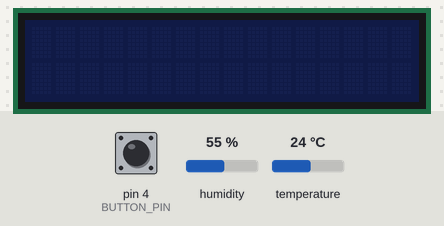
Simulated run of this sketch. Board: Arduino Uno, built with avr-gcc and run on an emulated ATmega328P. Shown: 16×2 character LCD. The test bench sets the inputs (shaded band); at power-on: pin 4 (BUTTON_PIN) HIGH, humidity 55 %, temperature 24 °C.

Above: at 1.2 s.
1.3 s: pin 4 (BUTTON_PIN) pulled LOW for 0.15 s
At 2.1 s:
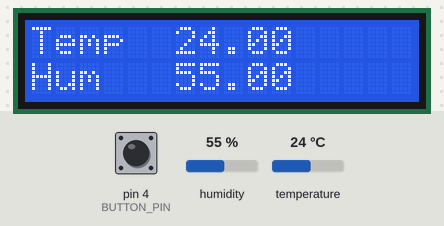
7.4 s: pin 4 (BUTTON_PIN) pulled LOW for 1 s
11.4 s: pin 4 (BUTTON_PIN) pulled LOW for 3.2 s
Timing chart, 0 to 14.4 s (numbered marks = the images above; inputs shaded):
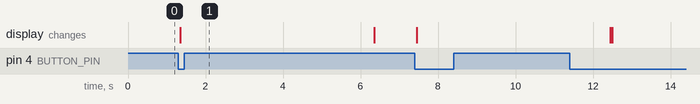

The sketch:

TempHumDisplay.ino
```cpp
// Temperature and Humidity Display v1.0
// Uses 16x2 LCD Display with YwRobot Arduino LCM1602 IIC V1 I2C backpack
// Library for the display can be found here: https://bitbucket.org/fmalpartida/new-liquidcrystal/wiki/I2CIO
//
// DHT11 Humidity/Temperature Sensor on 3 Pin breakout board
// is used
// Library can be found here: http://playground.arduino.cc/Main/DHT11Lib

#include <Wire.h>
#include <LiquidCrystal_I2C.h>
#include <dht11.h>

// Setup DHT11
dht11 DHT11;
#define DHT11_PIN 2 // Connect sensor data pin to Arduino UNO pin 2

// Setup the LCD
LiquidCrystal_I2C lcd(0x27, 2, 1, 0, 4, 5, 6, 7, 3, POSITIVE);

// Button attached to pin 4
#define BUTTON_PIN 4

void setup() {
  lcd.begin(16, 2); // Init LCD as 16 chars 2 lines display
  pinMode(BUTTON_PIN, INPUT_PULLUP); // Button down is 0, button up is 1

  // Start with LCD off
  lcd.noBacklight();
  lcd.off();
}

void loop() {
  int buttonState = digitalRead(BUTTON_PIN);

  // Remember that the pushed button pulls to ground
  // through the internal pulldown resistor
  if (buttonState == 0)
  {
    int chk = DHT11.read(DHT11_PIN);

    if (chk == DHTLIB_OK)
    {
      // Read temperature and humidity as
      // floats
      float temp = (float)DHT11.temperature;
      float hum  = (float)DHT11.humidity;

      // Print temperature on first line
      lcd.setCursor(0, 0);
      lcd.print("Temp  ");
      lcd.print(temp);

      // Print humidity on second line
      lcd.setCursor(0, 1);
      lcd.print("Hum   ");
      lcd.print(hum);

      // LCD on for 5 seconds
      lcd.on();
      lcd.backlight();
      delay(5000);
      lcd.off();
      lcd.noBacklight();
    }
  }
}
```

Measured:
- after the input at 1.3 s, the display: changes after 0.05 s (image 1)
